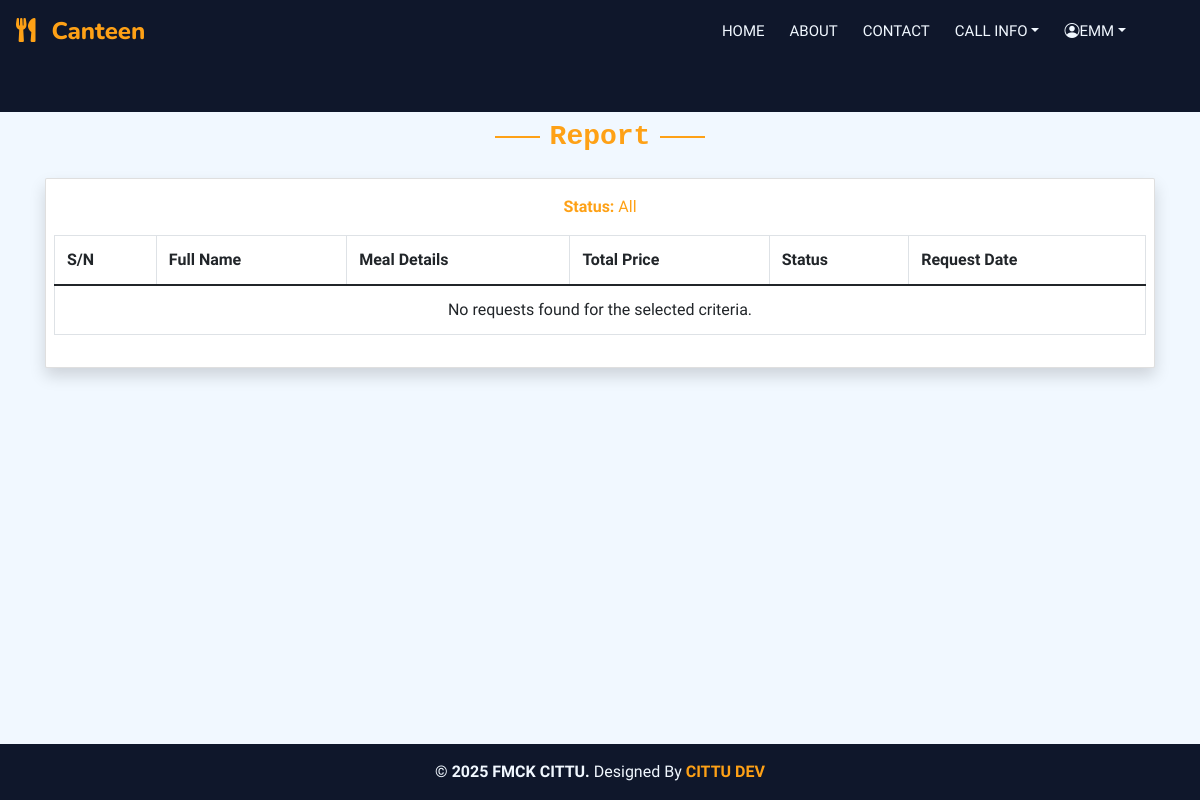
/user_report_details (signed in), run on an earlier commit of the app's database.
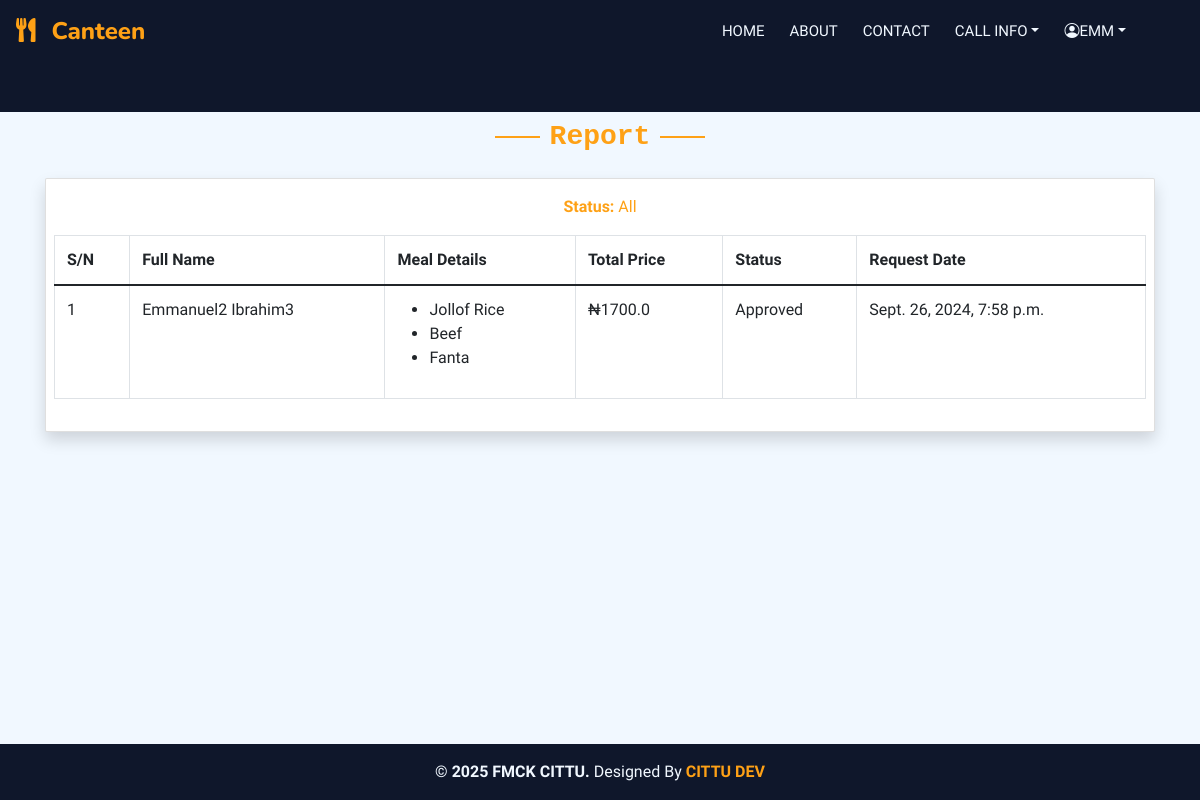
And on a later commit of the database.
### main/models.py (models this page shows, shortened)
class Request(models.Model):
    STATUS_CHOICES = [
        ('Pending', 'Pending'),
        ('Approved', 'Approved'),
        ('Decline', 'Decline'),
    ]
    user = models.ForeignKey(User, on_delete=models.SET_NULL, null=True)
    date_created = models.DateTimeField(auto_now_add=True)
    status = models.CharField(max_length=8, choices=STATUS_CHOICES, default='Pending')
    class Meta:
        verbose_name_plural = "Request"
    def calculate_total_price(self):
        request_details = self.requestdetails_set.all()
        total = sum(float(detail.meal.price) for detail in request_details if detail.meal)
        return total

class RequestDetails(models.Model):
    request = models.ForeignKey(Request, on_delete=models.SET_NULL, null=True)
    meal = models.ForeignKey(Meal, on_delete=models.SET_NULL, null=True)
    meal_price = models.DecimalField(max_digits=10, decimal_places=2, default=0.00)
    date_created = models.DateTimeField(auto_now_add=True)
    class Meta:
        verbose_name_plural = "RequestDetail"

class Meal(models.Model):
    title = models.CharField(max_length=25)
    price = models.DecimalField(max_digits=10, decimal_places=2)
    available = models.BooleanField(default=True)
    category = models.ForeignKey(Category, on_delete=models.SET_NULL, null=True)
    meals_image = models.ImageField(upload_to='meal_image', default='default.png', blank=True,null=True)
    date_created = models.DateTimeField(auto_now_add=True)
    class Meta:
        verbose_name_plural = "Meal"
    def __str__(self):
        return self.title

### accounts/models.py (models this page shows, shortened)
class User(AbstractUser):
    firstname = models.CharField(max_length=200)
    lastname = models.CharField(max_length=200)
    othername = models.CharField(max_length=100 ,blank=True,null=True)
    username = models.CharField(max_length=100, unique=True)
    file_no = models.CharField(unique=True, max_length=7)
    phone_number = models.CharField(max_length=11,null=True)
    department = models.ForeignKey(Department, on_delete=models.SET_NULL, null=True)
    unit = models.ForeignKey(Unit, on_delete=models.SET_NULL, null=True)
    gender = models.ForeignKey(Gender, on_delete=models.CASCADE,null=True)
    group = models.ForeignKey(UserGroup, on_delete=models.CASCADE, blank=True, null=True)
    role = models.ForeignKey(Role, on_delete=models.CASCADE, blank=True, null=True)
    is_active = models.BooleanField(default=True)
    date_created = models.DateTimeField(auto_now_add=True)
    USERNAME_FIELD = 'username'
    REQUIRED_FIELDS = ['firstname', 'lastname', 'file_no', 'phone_number', 'department', 'unit']
    class Meta:
        verbose_name_plural = "User"

### report/views.py (the view)
# urls.py: path('user_report_details', views.user_report_details, name='user_report_details'),
@login_required
def user_report_details(request):
    user = request.user
    datefrom = request.GET.get('datefrom')
    dateto = request.GET.get('dateto')
    status = request.GET.get('status')
    filtered_requests = filter_requests(datefrom, dateto, status).filter(user=user)
    total_price = sum(req.calculate_total_price() for req in filtered_requests)
    user_request_details = RequestDetails.objects.filter(request__in=filtered_requests)
    context = {
        'report': filtered_requests,
        'total_price': total_price,
        'user_request_details': user_request_details,
        'status': status,
        'datefrom': datefrom,
        'dateto': dateto,
    }
    return render(request, 'report/user_report.html', context)

### accounts/models.py (called while the page is built)
    def __str__(self):
        return self.title

    def __str__(self):
        return self.title

    def __str__(self):
        return self.title

### report/views.py (called while the page is built)
def filter_requests(datefrom, dateto, status):
    filtered_requests = Request.objects.all()
    if datefrom:
        filtered_requests = filtered_requests.filter(date_created__gte=datefrom)
    if dateto:
        filtered_requests = filtered_requests.filter(date_created__lte=dateto)
    if status:
        filtered_requests = filtered_requests.filter(status=status)
    return filtered_requests

### templates/report/user_report.html
{% extends 'base/base.html' %}
{% block content %}
<div class="container-xxl pt-2 pb-3">
    <div class="container d-flex justify-content-center align-items-center">
        <div class="row g-3">
            <div class="text-center">
                <h3 class="section-title text-primary font-monospace">Report</h3>
            </div>
            <div class="card shadow  pb-3">
                <div class="table-responsive">
                    <p class="text-center text-primary mt-3"><strong>Status:</strong> {{ status|default:"All" }}</p>
                    <table class="table table-bordered">
                        <thead class="">
                            <tr>
                                <th>S/N</th>
                                <th >Full Name</th>
                                <th >Meal Details</th>
                                <th >Total Price</th>
                                <th >Status</th>
                                <th >Request Date</th>
                            </tr>
                        </thead>
                        <tbody>
                            {% if report %}
                                {% for req in report %}
                                <tr>
                                    <td>{{ forloop.counter }}</td>
                                    <td>{{ req.user.firstname }} {{ req.user.lastname }}</td>
                                    <td>
                                        <ul>
                                        {% for detail in req.requestdetails_set.all %}
                                        <li>{{ detail.meal }}</li>
                                        {% endfor %}
                                    </ul>
                                    </td>
                                    <td>₦{{ req.calculate_total_price }}</td>
                                    <td>{{ req.status }}</td>
                                    <td>{{ req.date_created }}</td>
                                </tr>
                                {% endfor %}
                            {% else %}
                            <tr>
                                <td colspan="6" class="text-center">No requests found for the selected criteria.</td>
                            </tr>
                            {% endif %}
                        </tbody>
                    </table>
                </div>
            </div>
        </div>
    </div>
</div>
{% endblock content %}

What changed in the data, as far as the page shows it:
added Request: user.firstname "Emmanuel2", user.lastname "Ibrahim3", calculate_total_price "1700.0", status "Approved", date_created "Sept. 26, 2024, 7:58 p.m."
added RequestDetails: meal "Jollof Rice"
added RequestDetails: meal "Beef"
added RequestDetails: meal "Fanta"
Also different on the page:
text no longer shown: "No requests found for the selected criteria."
